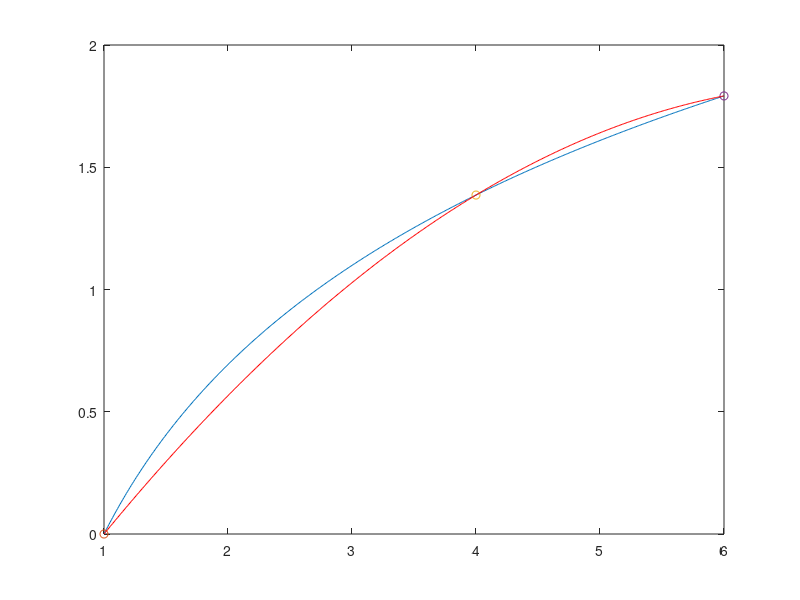

MATLAB code to generate this figure:


clear all;
clc;
close all;
x = [1:0.01:6];

x0 = 1;
x1 = 4;
x2 = 6;

fx0 = log(x0);
fx1 = log(x1);
fx2 = log(x2);

fx = log(x);


plot(x,fx)
hold on;
plot(x0,fx0,'o')
hold on;
plot(x1,fx1,'o')
hold on;
plot(x2,fx2,'o')


b0 = fx0;
b1 = (fx1 - fx0)/(x1-x0);

b2 = (((fx2-fx1)/(x2-x1))-((fx1-fx0)/(x1-x0)))/(x2-x0);

f2x = b0 + b1*(x-x0)+b2*(x-x0).*(x-x1);
hold on
plot(x, f2x,'r')
